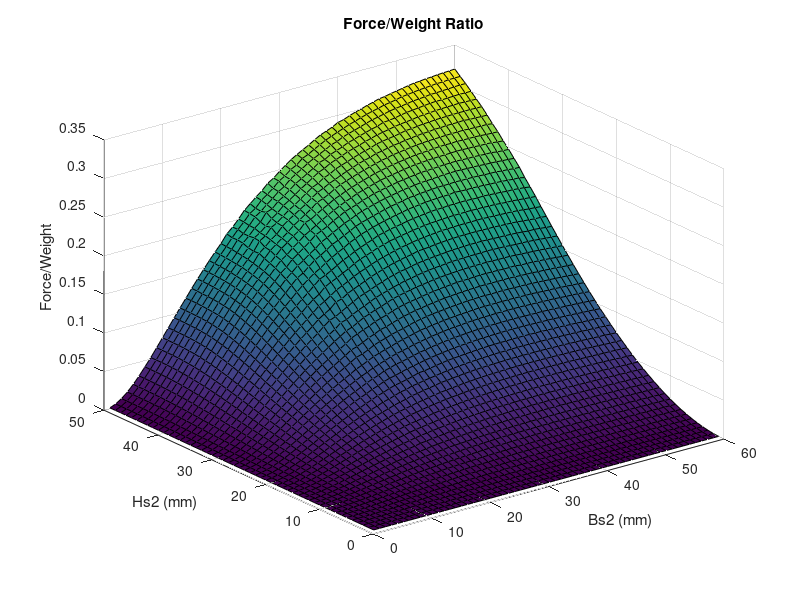
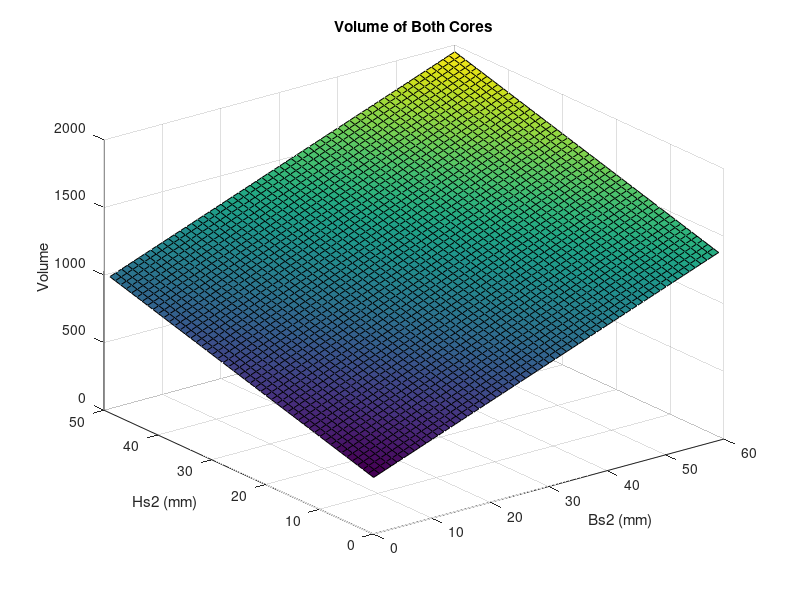
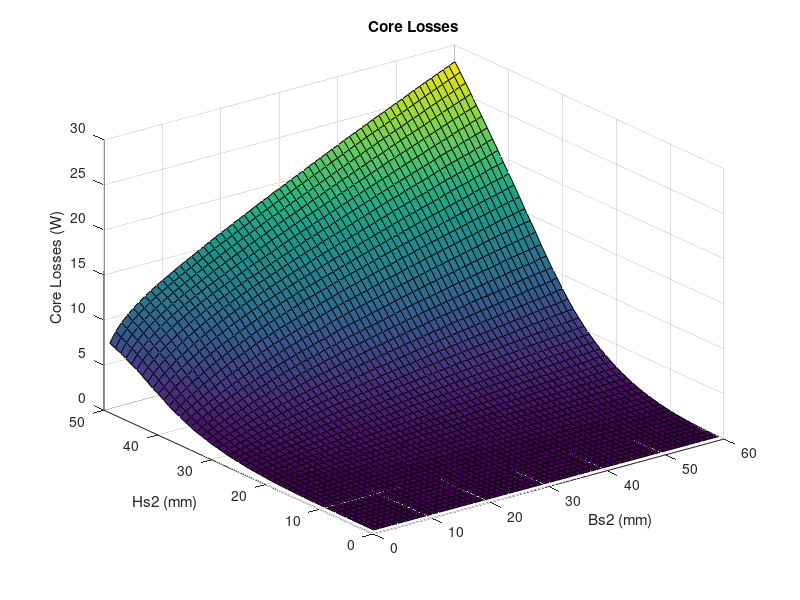
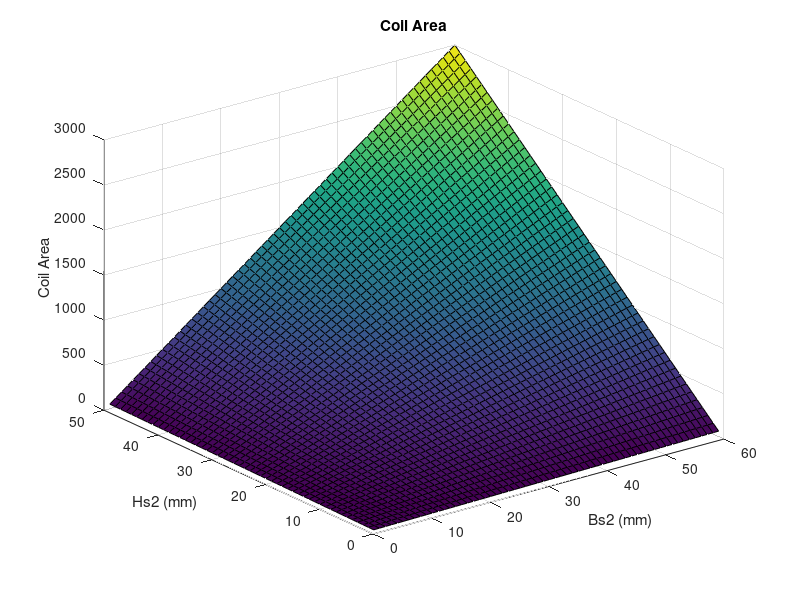

The MATLAB script that drew these images, in order:
load('geometry_results.mat');

figure(1);
surf(outputResultX);
title("Force/Weight Ratio");
xlabel('Bs2 (mm)');
ylabel('Hs2 (mm)');
zlabel('Force/Weight');

figure(7);
surf(outputLForcex);
title("Force");
xlabel('Bs2 (mm)');
ylabel('Hs2 (mm)');
zlabel('Force');

figure(2);
surf(inputVolume);
title("Volume of Both Cores");
xlabel('Bs2 (mm)');
ylabel('Hs2 (mm)');
zlabel('Volume');

figure(3);
surf(outputHLosses);
title("Core Losses");
xlabel('Bs2 (mm)');
ylabel('Hs2 (mm)');
zlabel('Core Losses (W)');

figure(4);
surf(inputCoilArea);
title("Coil Area");
xlabel('Bs2 (mm)');
ylabel('Hs2 (mm)');
zlabel('Coil Area');

figure(5);
surf(outputLForcex./inputCoilArea);
title("Force/Coil Area");
xlabel('Bs2 (mm)');
ylabel('Hs2 (mm)');
zlabel('Force/Coil Area (N/mm^2)');

figure(6);
surf(outputLForcex./inputCoilTurns);
title("Force/Number of Turns");
xlabel('Bs2 (mm)');
ylabel('Hs2 (mm)');
zlabel('Force/Turns (N)');
